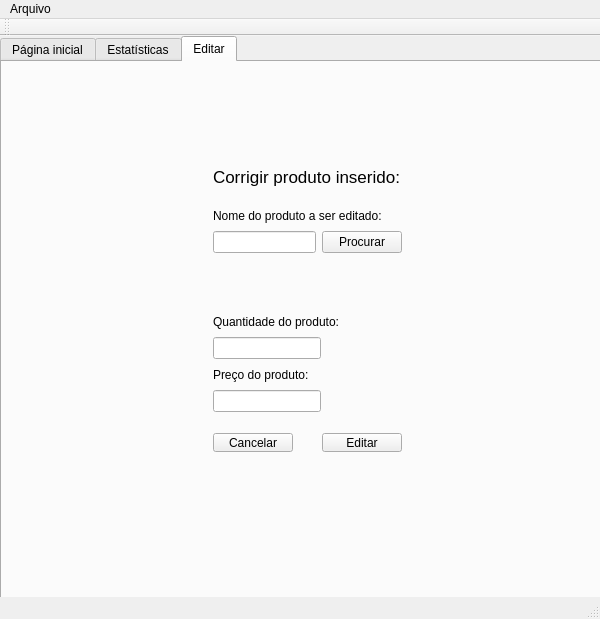
<?xml version="1.0" encoding="UTF-8"?>
<ui version="4.0">
 <class>MainWindow</class>
 <widget class="QMainWindow" name="MainWindow">
  <property name="geometry">
   <rect>
    <x>0</x>
    <y>0</y>
    <width>600</width>
    <height>619</height>
   </rect>
  </property>
  <property name="windowTitle">
   <string>MainWindow</string>
  </property>
  <widget class="QWidget" name="centralWidget">
   <widget class="QTabWidget" name="tabWidget_2">
    <property name="geometry">
     <rect>
      <x>0</x>
      <y>0</y>
      <width>601</width>
      <height>571</height>
     </rect>
    </property>
    <property name="styleSheet">
     <string notr="true"/>
    </property>
    <property name="currentIndex">
     <number>2</number>
    </property>
    <widget class="QWidget" name="tab_5">
     <attribute name="title">
      <string>Página inicial</string>
     </attribute>
     <widget class="QWidget" name="layoutWidget_3">
      <property name="geometry">
       <rect>
        <x>30</x>
        <y>20</y>
        <width>513</width>
        <height>120</height>
       </rect>
      </property>
      <layout class="QVBoxLayout" name="verticalLayout_4">
       <item>
        <layout class="QHBoxLayout" name="horizontalLayout">
         <item>
          <layout class="QVBoxLayout" name="verticalLayout">
           <item>
            <widget class="QLabel" name="label">
             <property name="text">
              <string>Comida ou Bebida:</string>
             </property>
            </widget>
           </item>
           <item>
            <widget class="QLineEdit" name="Lproduto"/>
           </item>
          </layout>
         </item>
         <item>
          <spacer name="horizontalSpacer">
           <property name="orientation">
            <enum>Qt::Horizontal</enum>
           </property>
           <property name="sizeHint" stdset="0">
            <size>
             <width>40</width>
             <height>20</height>
            </size>
           </property>
          </spacer>
         </item>
         <item>
          <layout class="QVBoxLayout" name="verticalLayout_2">
           <item>
            <widget class="QLabel" name="label_2">
             <property name="text">
              <string>Quantidade:</string>
             </property>
            </widget>
           </item>
           <item>
            <widget class="QLineEdit" name="Lqntd"/>
           </item>
          </layout>
         </item>
         <item>
          <spacer name="horizontalSpacer_2">
           <property name="orientation">
            <enum>Qt::Horizontal</enum>
           </property>
           <property name="sizeHint" stdset="0">
            <size>
             <width>40</width>
             <height>20</height>
            </size>
           </property>
          </spacer>
         </item>
         <item>
          <layout class="QVBoxLayout" name="verticalLayout_3">
           <item>
            <widget class="QLabel" name="label_3">
             <property name="text">
              <string>Preço:</string>
             </property>
            </widget>
           </item>
           <item>
            <widget class="QLineEdit" name="Lpreco"/>
           </item>
          </layout>
         </item>
        </layout>
       </item>
       <item>
        <spacer name="verticalSpacer">
         <property name="orientation">
          <enum>Qt::Vertical</enum>
         </property>
         <property name="sizeHint" stdset="0">
          <size>
           <width>20</width>
           <height>40</height>
          </size>
         </property>
        </spacer>
       </item>
       <item>
        <layout class="QHBoxLayout" name="horizontalLayout_4">
         <item>
          <spacer name="horizontalSpacer_5">
           <property name="orientation">
            <enum>Qt::Horizontal</enum>
           </property>
           <property name="sizeHint" stdset="0">
            <size>
             <width>40</width>
             <height>20</height>
            </size>
           </property>
          </spacer>
         </item>
         <item>
          <widget class="QLabel" name="labeldaverdade">
           <property name="text">
            <string/>
           </property>
          </widget>
         </item>
         <item>
          <spacer name="horizontalSpacer_7">
           <property name="orientation">
            <enum>Qt::Horizontal</enum>
           </property>
           <property name="sizeHint" stdset="0">
            <size>
             <width>40</width>
             <height>20</height>
            </size>
           </property>
          </spacer>
         </item>
        </layout>
       </item>
       <item>
        <layout class="QHBoxLayout" name="horizontalLayout_2">
         <item>
          <spacer name="horizontalSpacer_3">
           <property name="orientation">
            <enum>Qt::Horizontal</enum>
           </property>
           <property name="sizeHint" stdset="0">
            <size>
             <width>40</width>
             <height>20</height>
            </size>
           </property>
          </spacer>
         </item>
         <item>
          <widget class="QPushButton" name="Addbtm">
           <property name="cursor">
            <cursorShape>PointingHandCursor</cursorShape>
           </property>
           <property name="text">
            <string>Adicionar</string>
           </property>
          </widget>
         </item>
         <item>
          <spacer name="horizontalSpacer_4">
           <property name="orientation">
            <enum>Qt::Horizontal</enum>
           </property>
           <property name="sizeHint" stdset="0">
            <size>
             <width>40</width>
             <height>20</height>
            </size>
           </property>
          </spacer>
         </item>
        </layout>
       </item>
      </layout>
     </widget>
     <widget class="QWidget" name="layoutWidget">
      <property name="geometry">
       <rect>
        <x>460</x>
        <y>220</y>
        <width>130</width>
        <height>231</height>
       </rect>
      </property>
      <layout class="QVBoxLayout" name="verticalLayout_9">
       <item>
        <widget class="QPushButton" name="ordnome">
         <property name="cursor">
          <cursorShape>PointingHandCursor</cursorShape>
         </property>
         <property name="text">
          <string>Ordenar por nome</string>
         </property>
        </widget>
       </item>
       <item>
        <spacer name="verticalSpacer_3">
         <property name="orientation">
          <enum>Qt::Vertical</enum>
         </property>
         <property name="sizeHint" stdset="0">
          <size>
           <width>20</width>
           <height>40</height>
          </size>
         </property>
        </spacer>
       </item>
       <item>
        <widget class="QPushButton" name="ordqnt">
         <property name="cursor">
          <cursorShape>PointingHandCursor</cursorShape>
         </property>
         <property name="text">
          <string>Ordernar por quantidade</string>
         </property>
        </widget>
       </item>
       <item>
        <spacer name="verticalSpacer_4">
         <property name="orientation">
          <enum>Qt::Vertical</enum>
         </property>
         <property name="sizeHint" stdset="0">
          <size>
           <width>20</width>
           <height>40</height>
          </size>
         </property>
        </spacer>
       </item>
       <item>
        <widget class="QPushButton" name="ordpreco">
         <property name="cursor">
          <cursorShape>PointingHandCursor</cursorShape>
         </property>
         <property name="text">
          <string>Ordenar por preço</string>
         </property>
        </widget>
       </item>
       <item>
        <spacer name="verticalSpacer_2">
         <property name="orientation">
          <enum>Qt::Vertical</enum>
         </property>
         <property name="sizeHint" stdset="0">
          <size>
           <width>20</width>
           <height>40</height>
          </size>
         </property>
        </spacer>
       </item>
       <item>
        <widget class="QPushButton" name="pushButton">
         <property name="cursor">
          <cursorShape>PointingHandCursor</cursorShape>
         </property>
         <property name="text">
          <string>Ordenar por preço total</string>
         </property>
        </widget>
       </item>
      </layout>
     </widget>
     <widget class="QWidget" name="layoutWidget">
      <property name="geometry">
       <rect>
        <x>10</x>
        <y>160</y>
        <width>441</width>
        <height>381</height>
       </rect>
      </property>
      <layout class="QVBoxLayout" name="verticalLayout_6">
       <item>
        <layout class="QHBoxLayout" name="horizontalLayout_3">
         <item>
          <spacer name="horizontalSpacer_6">
           <property name="orientation">
            <enum>Qt::Horizontal</enum>
           </property>
           <property name="sizeHint" stdset="0">
            <size>
             <width>40</width>
             <height>20</height>
            </size>
           </property>
          </spacer>
         </item>
        </layout>
       </item>
       <item>
        <widget class="QTableWidget" name="tableWidget">
         <property name="styleSheet">
          <string notr="true"/>
         </property>
         <attribute name="horizontalHeaderStretchLastSection">
          <bool>true</bool>
         </attribute>
         <attribute name="verticalHeaderMinimumSectionSize">
          <number>25</number>
         </attribute>
         <attribute name="verticalHeaderStretchLastSection">
          <bool>false</bool>
         </attribute>
         <column>
          <property name="text">
           <string>Produto</string>
          </property>
         </column>
         <column>
          <property name="text">
           <string>Quantidade</string>
          </property>
         </column>
         <column>
          <property name="text">
           <string>Preço</string>
          </property>
         </column>
         <column>
          <property name="text">
           <string>Preço total</string>
          </property>
         </column>
        </widget>
       </item>
      </layout>
     </widget>
    </widget>
    <widget class="QWidget" name="tab_6">
     <attribute name="title">
      <string>Estatísticas</string>
     </attribute>
     <widget class="QWidget" name="layoutWidget">
      <property name="geometry">
       <rect>
        <x>0</x>
        <y>70</y>
        <width>591</width>
        <height>361</height>
       </rect>
      </property>
      <layout class="QHBoxLayout" name="horizontalLayout_6">
       <item>
        <spacer name="horizontalSpacer_9">
         <property name="orientation">
          <enum>Qt::Horizontal</enum>
         </property>
         <property name="sizeHint" stdset="0">
          <size>
           <width>158</width>
           <height>20</height>
          </size>
         </property>
        </spacer>
       </item>
       <item>
        <layout class="QVBoxLayout" name="verticalLayout_10">
         <item>
          <layout class="QVBoxLayout" name="verticalLayout_8">
           <item>
            <widget class="QLabel" name="label_7">
             <property name="font">
              <font>
               <pointsize>15</pointsize>
              </font>
             </property>
             <property name="text">
              <string>Quantidade total dos produtos;</string>
             </property>
            </widget>
           </item>
           <item>
            <widget class="QLabel" name="label_11">
             <property name="font">
              <font>
               <pointsize>15</pointsize>
              </font>
             </property>
             <property name="styleSheet">
              <string notr="true">background-color: rgb(225, 225, 225);</string>
             </property>
             <property name="text">
              <string>0</string>
             </property>
             <property name="alignment">
              <set>Qt::AlignCenter</set>
             </property>
            </widget>
           </item>
          </layout>
         </item>
         <item>
          <layout class="QVBoxLayout" name="verticalLayout_5">
           <item>
            <widget class="QLabel" name="label_5">
             <property name="font">
              <font>
               <pointsize>15</pointsize>
              </font>
             </property>
             <property name="toolTip">
              <string>&lt;html&gt;&lt;head/&gt;&lt;body&gt;&lt;p align=&quot;justify&quot;&gt;&lt;br/&gt;&lt;/p&gt;&lt;/body&gt;&lt;/html&gt;</string>
             </property>
             <property name="whatsThis">
              <string>&lt;html&gt;&lt;head/&gt;&lt;body&gt;&lt;p align=&quot;justify&quot;&gt;&lt;br/&gt;&lt;/p&gt;&lt;/body&gt;&lt;/html&gt;</string>
             </property>
             <property name="text">
              <string>Preço de todos os produtos;</string>
             </property>
             <property name="alignment">
              <set>Qt::AlignCenter</set>
             </property>
            </widget>
           </item>
           <item>
            <widget class="QLabel" name="label_9">
             <property name="font">
              <font>
               <pointsize>15</pointsize>
               <weight>50</weight>
               <bold>false</bold>
              </font>
             </property>
             <property name="styleSheet">
              <string notr="true">background-color: rgb(225, 225, 225);
</string>
             </property>
             <property name="text">
              <string>0</string>
             </property>
             <property name="alignment">
              <set>Qt::AlignCenter</set>
             </property>
            </widget>
           </item>
          </layout>
         </item>
         <item>
          <layout class="QVBoxLayout" name="verticalLayout_7">
           <item>
            <widget class="QLabel" name="label_6">
             <property name="font">
              <font>
               <pointsize>15</pointsize>
              </font>
             </property>
             <property name="text">
              <string>Preço médio dos produtos;</string>
             </property>
             <property name="alignment">
              <set>Qt::AlignCenter</set>
             </property>
            </widget>
           </item>
           <item>
            <widget class="QLabel" name="label_10">
             <property name="font">
              <font>
               <pointsize>15</pointsize>
               <italic>false</italic>
               <underline>false</underline>
               <strikeout>false</strikeout>
               <stylestrategy>PreferDefault</stylestrategy>
              </font>
             </property>
             <property name="styleSheet">
              <string notr="true">background-color: rgb(225, 225, 225);</string>
             </property>
             <property name="text">
              <string>0</string>
             </property>
             <property name="alignment">
              <set>Qt::AlignCenter</set>
             </property>
             <property name="openExternalLinks">
              <bool>false</bool>
             </property>
             <property name="textInteractionFlags">
              <set>Qt::TextSelectableByMouse</set>
             </property>
            </widget>
           </item>
          </layout>
         </item>
        </layout>
       </item>
       <item>
        <spacer name="horizontalSpacer_12">
         <property name="orientation">
          <enum>Qt::Horizontal</enum>
         </property>
         <property name="sizeHint" stdset="0">
          <size>
           <width>158</width>
           <height>20</height>
          </size>
         </property>
        </spacer>
       </item>
      </layout>
     </widget>
    </widget>
    <widget class="QWidget" name="tab">
     <attribute name="title">
      <string>Editar</string>
     </attribute>
     <widget class="QWidget" name="layoutWidget_2">
      <property name="geometry">
       <rect>
        <x>200</x>
        <y>80</y>
        <width>211</width>
        <height>281</height>
       </rect>
      </property>
      <layout class="QVBoxLayout" name="verticalLayout_15">
       <item>
        <widget class="QLabel" name="label_16">
         <property name="font">
          <font>
           <pointsize>13</pointsize>
          </font>
         </property>
         <property name="styleSheet">
          <string notr="true">border-top-color: rgb(255, 0, 0);
border-right-color: rgb(255, 0, 0);

border-bottom-color: rgb(255, 0, 0);
border-left-color: rgb(255, 0, 0);</string>
         </property>
         <property name="text">
          <string>Corrigir produto inserido:</string>
         </property>
        </widget>
       </item>
       <item>
        <layout class="QVBoxLayout" name="verticalLayout_16">
         <item>
          <widget class="QLabel" name="label_17">
           <property name="text">
            <string>Nome do produto a ser editado:</string>
           </property>
          </widget>
         </item>
         <item>
          <layout class="QHBoxLayout" name="horizontalLayout_8">
           <item>
            <widget class="QLineEdit" name="lbum"/>
           </item>
           <item>
            <widget class="QPushButton" name="procurarbtm">
             <property name="text">
              <string>Procurar</string>
             </property>
            </widget>
           </item>
          </layout>
         </item>
        </layout>
       </item>
       <item>
        <widget class="QLabel" name="lberror">
         <property name="text">
          <string/>
         </property>
         <property name="alignment">
          <set>Qt::AlignCenter</set>
         </property>
        </widget>
       </item>
       <item>
        <layout class="QVBoxLayout" name="verticalLayout_17">
         <item>
          <widget class="QLabel" name="label_18">
           <property name="text">
            <string>Quantidade do produto:</string>
           </property>
          </widget>
         </item>
         <item>
          <layout class="QHBoxLayout" name="horizontalLayout_9">
           <item>
            <widget class="QLineEdit" name="lbdois"/>
           </item>
           <item>
            <spacer name="horizontalSpacer_10">
             <property name="orientation">
              <enum>Qt::Horizontal</enum>
             </property>
             <property name="sizeHint" stdset="0">
              <size>
               <width>40</width>
               <height>20</height>
              </size>
             </property>
            </spacer>
           </item>
          </layout>
         </item>
        </layout>
       </item>
       <item>
        <layout class="QVBoxLayout" name="verticalLayout_18">
         <item>
          <widget class="QLabel" name="label_19">
           <property name="text">
            <string>Preço do produto:</string>
           </property>
          </widget>
         </item>
         <item>
          <layout class="QHBoxLayout" name="horizontalLayout_10">
           <item>
            <widget class="QLineEdit" name="lbtres"/>
           </item>
           <item>
            <spacer name="horizontalSpacer_11">
             <property name="orientation">
              <enum>Qt::Horizontal</enum>
             </property>
             <property name="sizeHint" stdset="0">
              <size>
               <width>38</width>
               <height>17</height>
              </size>
             </property>
            </spacer>
           </item>
          </layout>
         </item>
        </layout>
       </item>
      </layout>
     </widget>
     <widget class="QWidget" name="layoutWidget">
      <property name="geometry">
       <rect>
        <x>200</x>
        <y>360</y>
        <width>211</width>
        <height>41</height>
       </rect>
      </property>
      <layout class="QHBoxLayout" name="horizontalLayout_5">
       <item>
        <widget class="QPushButton" name="cancelbtm">
         <property name="cursor">
          <cursorShape>PointingHandCursor</cursorShape>
         </property>
         <property name="text">
          <string>Cancelar</string>
         </property>
        </widget>
       </item>
       <item>
        <spacer name="horizontalSpacer_8">
         <property name="orientation">
          <enum>Qt::Horizontal</enum>
         </property>
         <property name="sizeHint" stdset="0">
          <size>
           <width>40</width>
           <height>20</height>
          </size>
         </property>
        </spacer>
       </item>
       <item>
        <widget class="QPushButton" name="editbtm">
         <property name="cursor">
          <cursorShape>PointingHandCursor</cursorShape>
         </property>
         <property name="text">
          <string>Editar</string>
         </property>
        </widget>
       </item>
      </layout>
     </widget>
    </widget>
   </widget>
  </widget>
  <widget class="QMenuBar" name="menuBar">
   <property name="geometry">
    <rect>
     <x>0</x>
     <y>0</y>
     <width>600</width>
     <height>21</height>
    </rect>
   </property>
   <widget class="QMenu" name="menuArquivo">
    <property name="title">
     <string>Arquivo</string>
    </property>
    <addaction name="actionSalvar"/>
    <addaction name="actionAbrir"/>
   </widget>
   <addaction name="menuArquivo"/>
  </widget>
  <widget class="QToolBar" name="mainToolBar">
   <attribute name="toolBarArea">
    <enum>TopToolBarArea</enum>
   </attribute>
   <attribute name="toolBarBreak">
    <bool>false</bool>
   </attribute>
  </widget>
  <widget class="QStatusBar" name="statusBar"/>
  <action name="actionSalvar">
   <property name="text">
    <string>Salvar</string>
   </property>
  </action>
  <action name="actionAbrir">
   <property name="text">
    <string>Abrir</string>
   </property>
  </action>
 </widget>
 <layoutdefault spacing="6" margin="11"/>
 <resources/>
 <connections/>
</ui>
